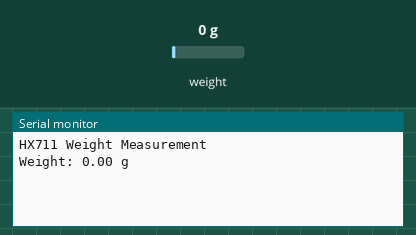
Bench run of a sketch on a simulated Arduino Mega 2560, built with avr-gcc and run on an emulated ATmega2560. Parts: the last lines printed to the serial monitor. Inputs (shaded band) come from the test bench; at power-on: weight on the scale 0 g.

Above: at 2.2 s.
2.3 s: weight on the scale set to 100 g
At 4.6 s:
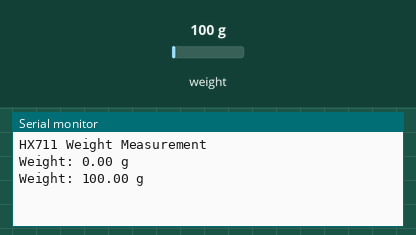
4.8 s: weight on the scale set to 1250 g
At 7.5 s:
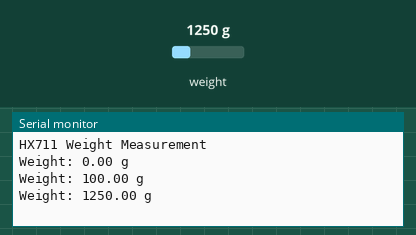
Timing chart, 0 to 9.0 s (numbered marks = the images above; inputs shaded):
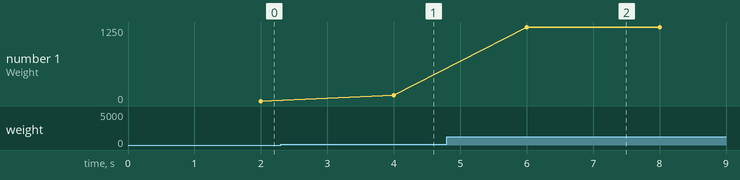

Measured:
- after the input at 2.3 s, the serial monitor: prints a new line after 1.7 s (image 1)
- after the input at 4.8 s, the serial monitor: prints a new line after 1.2 s (image 2)
- plotted number 1: 0 → 100 after the input at 2.3 s, 100 → 1250 after the input at 4.8 s

The sketch:

HX_calibration_copy_20241222212821.ino
```cpp
#include "HX711.h"

// Pin definitions
const int LOADCELL_DOUT_PIN = 40; // Data pin (DT)
const int LOADCELL_SCK_PIN = 38;  // Clock pin (SCK)

// Initialize HX711
HX711 scale;

void setup() {
  Serial.begin(9600); // Start serial communication
  Serial.println("HX711 Weight Measurement");

  // Initialize the scale
  scale.begin(LOADCELL_DOUT_PIN, LOADCELL_SCK_PIN);

  // Calibration factor (adjust based on your calibration)
  scale.set_scale(2280.f); // Set the calibration factor
  scale.tare();            // Reset the scale to 0
}

void loop() {
  if (scale.is_ready()) {
    // Read the weight in grams
    float weight = scale.get_units(10); // Average of 10 readings
    Serial.print("Weight: ");
    Serial.print(weight, 2); // Print with two decimal places
    Serial.println(" g");
  } else {
    Serial.println("HX711 not found.");
  }

  delay(1000); // Wait for 1 second before next reading
}
```
